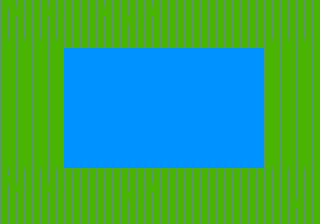

This game map was drawn from its Tiled (.tmx) file and the tilesets committed beside it. A one-line description and the full map source follow:
An orthogonal 40x28 tile map with 8x8 px tiles, 2 tile layers (bg, g) and 4 objects.

<map version="1.0" orientation="orthogonal" renderorder="right-down" width="40" height="28" tilewidth="8" tileheight="8" nextobjectid="20">
 <properties>
  <property name="unity:scale" type="float" value="0.01" />
 </properties>
 <tileset firstgid="1" name="ts2" tilewidth="16" tileheight="16" tilecount="280" columns="20">
  <image source="tiles.png" width="320" height="224" />
 </tileset>
 <layer name="bg" width="40" height="28">
  <data encoding="csv">
1,0,1,0,1,0,1,0,1,0,1,0,1,0,1,0,1,0,1,0,1,0,1,0,1,0,1,0,1,0,1,0,1,1,1,1,1,1,1,1,
0,0,0,0,0,0,0,0,0,0,0,0,0,0,0,0,0,0,0,0,0,0,0,0,0,0,0,0,0,0,0,0,0,0,0,0,0,0,0,0,
1,0,1,0,1,0,1,0,1,0,1,0,1,0,1,0,1,0,1,0,1,0,1,0,1,0,1,0,1,0,1,0,1,1,1,1,1,1,1,1,
0,0,0,0,0,0,0,0,0,0,0,0,0,0,0,0,0,0,0,0,0,0,0,0,0,0,0,0,0,0,0,0,0,0,0,0,0,0,0,0,
1,0,1,0,1,0,1,0,1,0,1,0,1,0,1,0,1,0,1,0,1,0,1,0,1,0,1,0,1,0,1,0,1,1,1,1,1,1,1,1,
0,0,0,0,0,0,0,0,0,0,0,0,0,0,0,0,0,0,0,0,0,0,0,0,0,0,0,0,0,0,0,0,0,0,0,0,0,0,0,0,
1,0,1,0,1,0,1,0,1,0,1,0,1,0,1,0,1,0,1,0,1,0,1,0,1,0,1,0,1,0,1,0,1,1,1,1,1,1,1,1,
0,0,0,0,0,0,0,0,0,0,0,0,0,0,0,0,0,0,0,0,0,0,0,0,0,0,0,0,0,0,0,0,0,0,0,0,0,0,0,0,
1,0,1,0,1,0,1,0,1,0,1,0,1,0,1,0,1,0,1,0,1,0,1,0,1,0,1,0,1,0,1,0,1,1,1,1,1,1,1,1,
0,0,0,0,0,0,0,0,0,0,0,0,0,0,0,0,0,0,0,0,0,0,0,0,0,0,0,0,0,0,0,0,0,0,0,0,0,0,0,0,
1,0,1,0,1,0,1,0,1,0,1,0,1,0,1,0,1,0,1,0,1,0,1,0,1,0,1,0,1,0,1,0,1,1,1,1,1,1,1,1,
0,0,0,0,0,0,0,0,0,0,0,0,0,0,0,0,0,0,0,0,0,0,0,0,0,0,0,0,0,0,0,0,0,0,0,0,0,0,0,0,
1,0,1,0,1,0,1,0,1,0,1,0,1,0,1,0,1,0,1,0,1,0,1,0,1,0,1,0,1,0,1,0,1,1,1,1,1,1,1,1,
0,0,0,0,0,0,0,0,0,0,0,0,0,0,0,0,0,0,0,0,0,0,0,0,0,0,0,0,0,0,0,0,0,0,0,0,0,0,0,0,
1,0,1,0,1,0,1,0,1,0,1,0,1,0,1,0,1,0,1,0,1,0,1,0,1,0,1,0,1,0,1,0,1,1,1,1,1,1,1,1,
0,0,0,0,0,0,0,0,0,0,0,0,0,0,0,0,0,0,0,0,0,0,0,0,0,0,0,0,0,0,0,0,0,0,0,0,0,0,0,0,
1,0,1,0,1,0,1,0,1,0,1,0,1,0,1,0,1,0,1,0,1,0,1,0,1,0,1,0,1,0,1,0,1,1,1,1,1,1,1,1,
0,0,0,0,0,0,0,0,0,0,0,0,0,0,0,0,0,0,0,0,0,0,0,0,0,0,0,0,0,0,0,0,0,0,0,0,0,0,0,0,
1,0,1,0,1,0,1,0,1,0,1,0,1,0,1,0,1,0,1,0,1,0,1,0,1,0,1,0,1,0,1,0,1,1,1,1,1,1,1,1,
0,0,0,0,0,0,0,0,0,0,0,0,0,0,0,0,0,0,0,0,0,0,0,0,0,0,0,0,0,0,0,0,0,0,0,0,0,0,0,0,
1,0,1,0,1,0,1,0,1,0,1,0,1,0,1,0,1,0,1,0,1,0,1,0,1,0,1,0,1,0,1,0,1,1,1,1,1,1,1,1,
0,0,0,0,0,0,0,0,0,0,0,0,0,0,0,0,0,0,0,0,0,0,0,0,0,0,0,0,0,0,0,0,0,0,0,0,0,0,0,0,
1,0,1,0,1,0,1,0,1,0,1,0,1,0,1,0,1,0,1,0,1,0,1,0,1,0,1,0,1,0,1,0,1,1,1,1,1,1,1,1,
0,0,0,0,0,0,0,0,0,0,0,0,0,0,0,0,0,0,0,0,0,0,0,0,0,0,0,0,0,0,0,0,0,0,0,0,0,0,0,0,
1,0,1,0,1,0,1,0,1,0,1,0,1,0,1,0,1,0,1,0,1,0,1,0,1,0,1,0,1,0,1,0,1,1,1,1,1,1,1,1,
0,0,0,0,0,0,0,0,0,0,0,0,0,0,0,0,0,0,0,0,0,0,0,0,0,0,0,0,0,0,0,0,0,0,0,0,0,0,0,0,
1,0,1,0,1,0,1,0,1,0,1,0,1,0,1,0,1,0,1,0,1,0,1,0,1,0,1,0,1,0,1,0,1,1,1,1,1,1,1,1,
1,0,1,0,1,0,1,0,1,0,1,0,1,0,1,0,1,0,1,0,1,0,1,0,1,0,1,0,1,0,1,0,1,1,1,1,1,1,1,1
</data>
 </layer>
 <layer name="g" width="40" height="28">
  <data encoding="csv">
3,3,3,3,3,3,3,3,3,3,3,3,3,3,3,3,3,3,3,3,3,3,3,3,3,3,3,3,3,3,3,3,3,3,3,3,3,3,3,3,
3,0,0,3,3,3,3,3,3,3,3,3,3,3,3,3,3,3,3,3,3,3,3,3,3,3,3,3,3,3,3,3,3,3,3,3,3,3,3,3,
3,3,0,3,3,3,0,0,0,3,3,3,3,0,0,0,3,3,3,0,0,0,0,0,0,0,0,0,0,0,0,0,0,3,3,3,3,3,3,3,
3,3,3,3,3,3,3,3,3,3,3,3,3,3,3,3,0,0,3,3,3,3,3,3,3,3,3,3,3,3,3,3,3,3,3,3,3,3,3,3,
3,3,3,3,3,3,3,3,3,3,3,3,3,3,3,3,3,3,3,3,3,3,3,3,3,3,3,3,3,3,3,3,3,3,3,3,3,3,3,3,
3,3,3,3,3,3,3,3,3,3,3,3,3,3,3,3,3,3,3,3,3,3,3,3,3,3,3,3,3,3,3,3,3,3,3,3,3,3,3,3,
3,0,3,0,3,0,3,0,0,0,0,0,0,0,0,0,0,0,0,0,0,0,0,0,0,0,0,0,0,0,0,0,0,3,0,3,0,3,0,3,
3,0,3,0,3,0,3,0,0,0,0,0,0,0,0,0,0,0,0,0,0,0,0,0,0,0,0,0,0,0,0,0,0,3,0,3,0,3,0,3,
3,0,3,0,3,0,3,0,0,0,0,0,0,0,0,0,0,0,0,0,0,0,0,0,0,0,0,0,0,0,0,0,0,3,0,3,0,3,0,3,
3,0,3,0,3,0,3,0,0,0,0,0,0,0,0,0,0,0,0,0,0,0,0,0,0,0,0,0,0,0,0,0,0,3,0,3,0,3,0,3,
3,0,3,0,3,0,3,0,0,0,0,0,0,0,0,0,0,0,0,0,0,0,0,0,0,0,0,0,0,0,0,0,0,3,0,3,0,3,0,3,
3,0,3,0,3,0,3,0,0,0,0,0,0,0,0,0,0,0,0,0,0,0,0,0,0,0,0,0,0,0,0,0,0,3,0,3,0,3,0,3,
3,0,3,0,3,0,3,0,0,0,0,0,0,0,0,0,0,0,0,0,0,0,0,0,0,0,0,0,0,0,0,0,0,3,0,3,0,3,0,3,
3,0,3,0,3,0,3,0,0,0,0,0,0,0,0,0,0,0,0,0,0,0,0,0,0,0,0,0,0,0,0,0,0,3,0,3,0,3,0,3,
3,0,3,0,3,0,3,0,0,0,0,0,0,0,0,0,0,0,0,0,0,0,0,0,0,0,0,0,0,0,0,0,0,3,0,3,0,3,0,3,
3,0,3,0,3,0,3,0,0,0,0,0,0,0,0,0,0,0,0,0,0,0,0,0,0,0,0,0,0,0,0,0,0,3,0,3,0,3,0,3,
3,0,3,0,3,0,3,0,0,0,0,0,0,0,0,0,0,0,0,0,0,0,0,0,0,0,0,0,0,0,0,0,0,3,0,3,0,3,0,3,
3,0,3,0,3,0,3,0,0,0,0,0,0,0,0,0,0,0,0,0,0,0,0,0,0,0,0,0,0,0,0,0,0,3,0,3,0,3,0,3,
3,0,3,0,3,0,3,0,0,0,0,0,0,0,0,0,0,0,0,0,0,0,0,0,0,0,0,0,0,0,0,0,0,3,0,3,0,3,0,3,
3,0,3,0,3,0,3,0,0,0,0,0,0,0,0,0,0,0,0,0,0,0,0,0,0,0,0,0,0,0,0,0,0,3,0,3,0,3,0,3,
3,0,3,0,3,0,3,0,0,0,0,0,0,0,0,0,0,0,0,0,0,0,0,0,0,0,0,0,0,0,0,0,0,3,0,3,0,3,0,3,
0,0,3,0,0,0,0,0,0,0,0,0,0,0,0,0,0,0,0,0,0,0,0,0,0,0,0,0,0,0,0,0,0,3,0,0,0,0,0,0,
3,3,3,3,3,3,3,3,3,3,3,3,3,3,3,3,3,3,3,3,3,3,3,3,3,3,3,3,3,3,3,3,3,3,3,3,3,3,3,3,
3,0,0,3,3,3,3,3,3,3,3,3,3,3,3,3,3,3,3,3,3,3,3,3,3,3,3,3,3,3,3,3,3,3,3,3,3,3,3,3,
3,3,0,3,3,3,0,0,0,0,0,0,0,3,3,3,3,3,3,0,0,0,0,0,0,0,0,0,0,0,0,0,3,3,3,3,3,3,3,3,
0,3,3,3,3,3,3,3,3,3,3,3,3,3,3,3,0,0,3,3,3,3,3,3,3,3,3,3,3,3,3,3,3,3,3,3,3,3,3,3,
3,3,3,3,3,3,3,3,3,3,3,3,3,3,3,3,3,3,3,3,3,3,3,3,3,3,3,3,3,3,3,3,3,3,3,3,3,0,0,3,
3,3,3,3,3,3,3,3,3,3,3,3,3,3,3,3,3,3,3,3,3,3,3,3,3,3,3,3,3,3,3,3,3,3,3,3,3,3,3,3
</data>
 </layer>
 <objectgroup name="colliders">
  <object id="13" x="0" y="48">
   <polyline points="0,0 328,0" />
  </object>
  <object id="17" x="0" y="168">
   <polyline points="0,0 328,0" />
  </object>
  <object id="18" x="64" y="48">
   <polyline points="0,0 0,120" />
  </object>
  <object id="19" x="264" y="48">
   <polyline points="0,0 0,120" />
  </object>
 </objectgroup>
</map>
